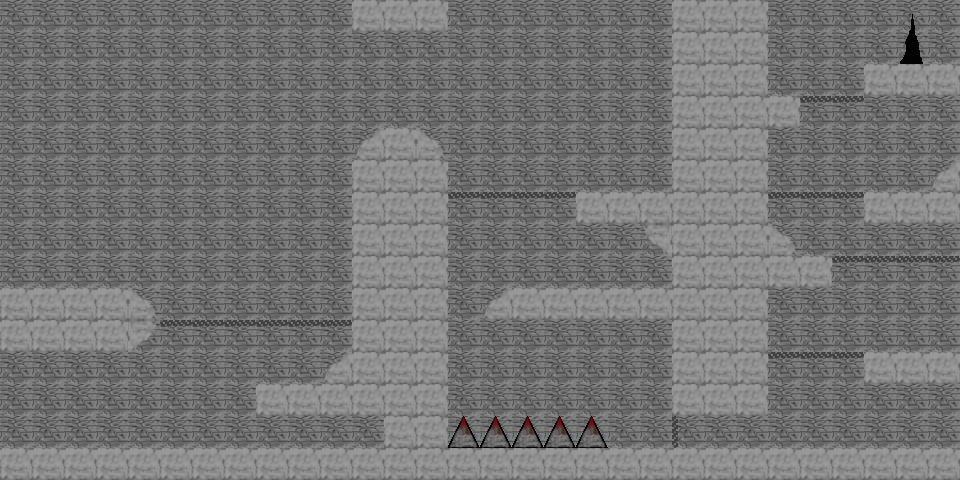

Below is a game level as drawn by its tile map, then a one-line description and the .tmx that defines it (tile-layer data replaced by summaries):
An orthogonal 30x15 tile map with 32x32 px tiles, 2 tile layers (Background, Platform), 2 tilesets.

<map version="1.0" orientation="orthogonal" renderorder="right-down" width="30" height="15" tilewidth="32" tileheight="32" nextobjectid="52">
 <tileset firstgid="1" name="Level" tilewidth="32" tileheight="32" tilecount="64" columns="8">
  <image source="Level.png" width="256" height="256" />
  <tile id="0">
   <properties>
    <property name="isSolid" value="true" />
   </properties>
  </tile>
 </tileset>
 <tileset firstgid="65" name="Platforms" tilewidth="32" tileheight="32" tilecount="64" columns="8">
  <image source="Platforms.png" width="256" height="256" />
  <tile id="0">
   <properties>
    <property name="isSolid" value="true" />
   </properties>
  </tile>
  <tile id="1">
   <properties>
    <property name="isSolid" value="true" />
   </properties>
  </tile>
  <tile id="2">
   <properties>
    <property name="isSolid" value="true" />
   </properties>
  </tile>
  <tile id="3">
   <properties>
    <property name="isSolid" value="true" />
   </properties>
  </tile>
  <tile id="4">
   <properties>
    <property name="isSolid" value="true" />
   </properties>
  </tile>
  <tile id="8">
   <properties>
    <property name="collidesWith" value="bird" />
    <property name="isSolid" value="false" />
   </properties>
  </tile>
  <tile id="9">
   <properties>
    <property name="collidesWith" value="bird" />
    <property name="isSolid" value="false" />
   </properties>
  </tile>
  <tile id="12">
   <properties>
    <property name="isSolid" value="true" />
   </properties>
  </tile>
  <tile id="16">
   <properties>
    <property name="collidesWith" value="human" />
    <property name="harmful" value="all" />
    <property name="isSolid" value="false" />
   </properties>
  </tile>
  <tile id="17">
   <properties>
    <property name="isSolid" value="false" />
    <property name="isWarp" value="true" />
   </properties>
  </tile>
  <tile id="20">
   <properties>
    <property name="isSolid" value="true" />
   </properties>
  </tile>
  <tile id="24">
   <properties>
    <property name="isSolid" value="false" />
    <property name="isWarp" value="true" />
   </properties>
  </tile>
  <tile id="25">
   <properties>
    <property name="isSolid" value="false" />
    <property name="isWarp" value="true" />
   </properties>
  </tile>
  <tile id="28">
   <properties>
    <property name="isSolid" value="true" />
   </properties>
  </tile>
 </tileset>
 <layer name="Background" width="30" height="15">
  <data>[450 cells, 450 non-empty, 1 distinct tile ids]</data>
 </layer>
 <layer name="Platform" width="30" height="15" opacity="0.98">
  <data>[450 cells, 170 non-empty, 11 distinct tile ids]</data>
 </layer>
</map>